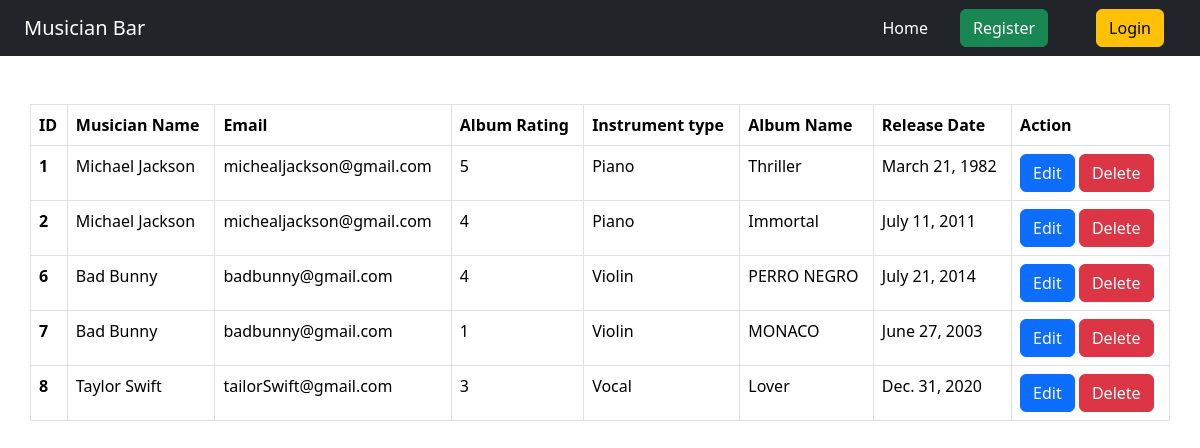
The page / on the database its author committed.
### album/models.py (models this page shows, shortened)
class Album(models.Model):
    name = models.CharField(max_length=70)
    release_date = models.DateField()
    Rating = models.IntegerField()
    musician = models.ForeignKey(Musician,on_delete=models.CASCADE)

### musician/models.py (models this page shows, shortened)
class Musician(models.Model):
    first_name  = models.CharField(max_length=50)
    last_name  = models.CharField(max_length=50)
    email  = models.EmailField()
    phone_number  = models.IntegerField()
    Instrument_type  = models.CharField(max_length=50)

### musician_assignment/views.py (the view)
# urls.py: 2. Add a URL to urlpatterns:  path('', views.home, name='home')
def home(request):
    data = Album.objects.all()
    return render(request, 'home.html',{'data':data})

### templates/home.html (shortened to what this page needs)
{% extends "base.html" %}
{% load crispy_forms_tags %}
{% block content %}
<table class="table table-hover table-bordered container mt-5">
    <thead>
      <tr>
        <th scope="col">ID</th>
        <th scope="col">Musician Name</th>
        <th scope="col">Email</th>
        <th scope="col">Album Rating</th>
        <th scope="col">Instrument type</th>
        <th scope="col">Album Name</th>
        <th scope="col">Release Date</th>
        <th scope="col">Action</th>
      </tr>
    </thead>
    <tbody>
      {% for item in data %}
      <tr>
        <th scope="row">{{item.id}}</th>
        <td>{{item.musician.first_name}} {{item.musician.last_name}} </td>
        <td>{{item.musician.email}}</td>
        <td>{{item.Rating}}</td>
        <td>{{item.musician.Instrument_type}}</td>
        <td>{{item.name}}</td>
        <td>{{item.release_date}}</td>
        <td><a href="{% url 'edit' item.id%}" class='btn btn-primary'>Edit</a>
          <a href="{% url 'delete' item.id%}" class='btn btn-danger'>Delete</a></td>
      </tr>
      {% endfor %}
    </tbody>
  </table>
{% endblock content %}

### templates/base.html (shortened to what this page needs)
<!DOCTYPE html>
<html lang="en">
<head>
    <link href="https://cdn.jsdelivr.net/npm/bootstrap@5.3.2/dist/css/bootstrap.min.css" rel="stylesheet">
</head>
<body>
    <nav class="navbar navbar-expand-lg bg-dark"data-bs-theme="dark" >
        <div class="container-fluid">
          <a class="container navbar-brand" href="/">Musician Bar</a>
          <div class="collapse navbar-collapse" id="navbarNav">
            <ul class="navbar-nav gap-5">
              <li class="nav-item">
                <a class="nav-link active" aria-current="page" href="/">Home</a>
              </li>
            </ul>
            <div class="d-flex" role="search">
              {% if user.is_authenticated %}
          <a href="{% url 'profile' %}">
          <button class="btn btn-warning mx-4" type="submit">Profile</button></a>
          <a href="{% url 'logout' %}">
          <button class="btn btn-danger mx-4" type="submit">Logout</button></a>
          {% else %}
          <a href="{% url 'register' %}"><button class="btn btn-success mx-4" type="submit">Register</button></a>
          <a href="{% url 'login' %}">
          <button class="btn btn-warning mx-4" type="submit">Login</button></a>
          {% endif %}
            </div>
          </div>
        </div>
      </nav>
{% block content %}{% endblock content %}
</body>
</html>

### rows shown on the page
Album: id "1", musician.first_name "Michael", musician.last_name "Jackson", musician.email "michealjackson@gmail.com", Rating "5", musician.Instrument_type "Piano", name "Thriller", release_date "March 21, 1982"
Album: id "2", musician.first_name "Michael", musician.last_name "Jackson", musician.email "michealjackson@gmail.com", Rating "4", musician.Instrument_type "Piano", name "Immortal", release_date "July 11, 2011"
Album: id "6", musician.first_name "Bad", musician.last_name "Bunny", musician.email "badbunny@gmail.com", Rating "4", musician.Instrument_type "Violin", name "PERRO NEGRO", release_date "July 21, 2014"
Album: id "7", musician.first_name "Bad", musician.last_name "Bunny", musician.email "badbunny@gmail.com", Rating "1", musician.Instrument_type "Violin", name "MONACO", release_date "June 27, 2003"
Album: id "8", musician.first_name "Taylor", musician.last_name "Swift", musician.email "tailorSwift@gmail.com", Rating "3", musician.Instrument_type "Vocal", name "Lover", release_date "Dec. 31, 2020"
